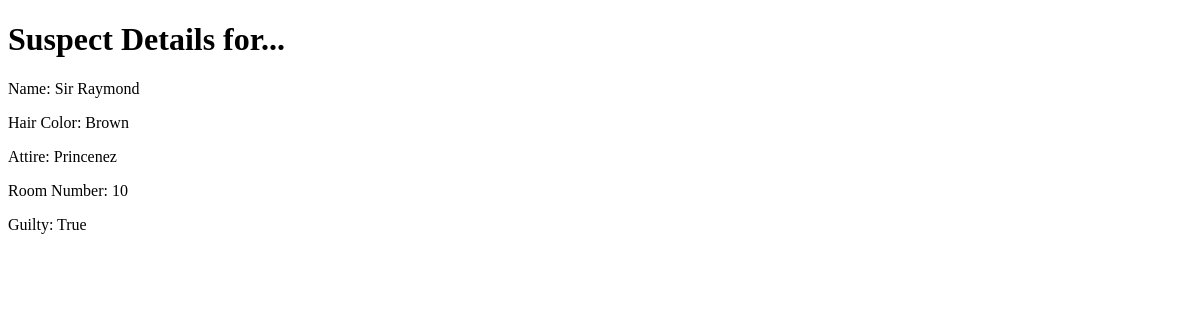
Page /murder_at_metro_club/1/ on the earlier database version.
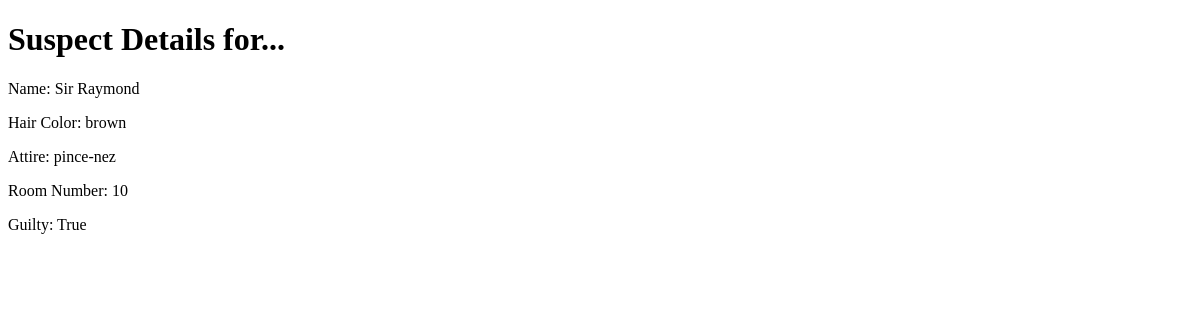
Same page on the later database version.
### murder_at_metro_club/models.py (models this page shows, shortened)
class Suspect(models.Model):
    name = models.CharField(max_length = 50)
    hair = models.CharField(max_length = 50, blank = True)
    attire = models.CharField(max_length = 50, blank = True)
    room = models.IntegerField(default=0, blank = True)
    is_murderer = models.BooleanField(default=False)

### murder_at_metro_club/views.py (the view)
# urls.py: url(r'^(?P<suspect_id>[0-9]+)/$',views.detail, name='detail'),
def detail(request, suspect_id):
    suspect = Suspect.objects.get(pk=suspect_id)
    template = loader.get_template('murder_at_metro_club/details.html')
    context = {
        'suspect': suspect
    }
    return HttpResponse(template.render(context, request))

### murder_at_metro_club/templates/murder_at_metro_club/details.html (shortened to what this page needs)
<!DOCTYPE html>
<html>
<body>
<div>
  {% if suspect %}
    <h1>Suspect Details for...</h1>
    <p>Name: {{ suspect.name }}</p>
    <p>Hair Color: {{ suspect.hair }}</p>
    <p>Attire: {{ suspect.attire }}</p>
    <p>Room Number: {{ suspect.room }}</p>
    <p>Guilty: {{ suspect.is_murderer }}</p>
  {% else %}
    <p>No details available.</p>
  {% endif %}
</div>
</body>
</html>

Differences in the rows shown:
changed Suspect "Sir Raymond": hair "Brown" → "brown"; attire "Princenez" → "pince-nez"
